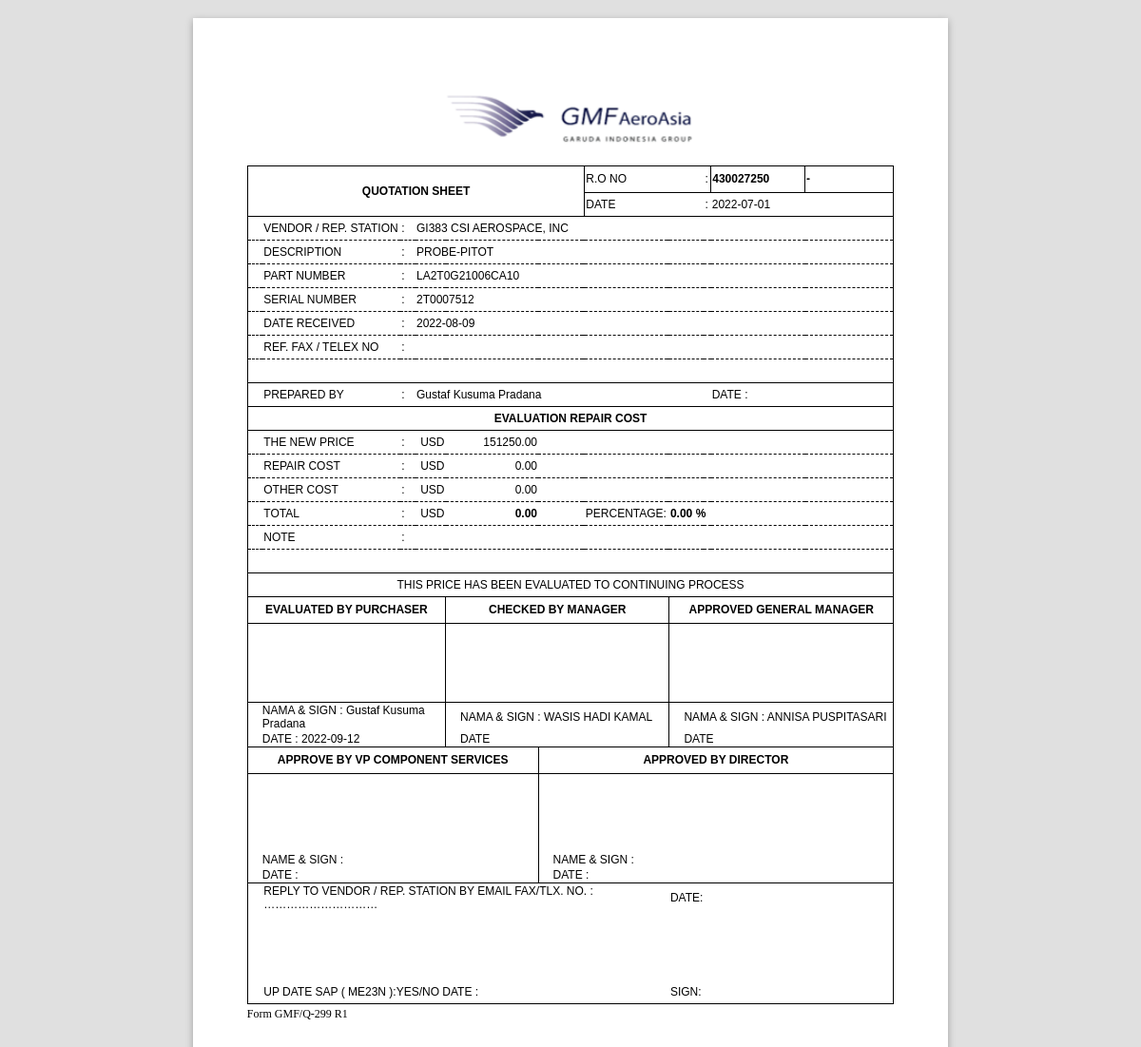
/pages/forms/ca_sheet.php?id=24, run on an earlier commit of the app's database.
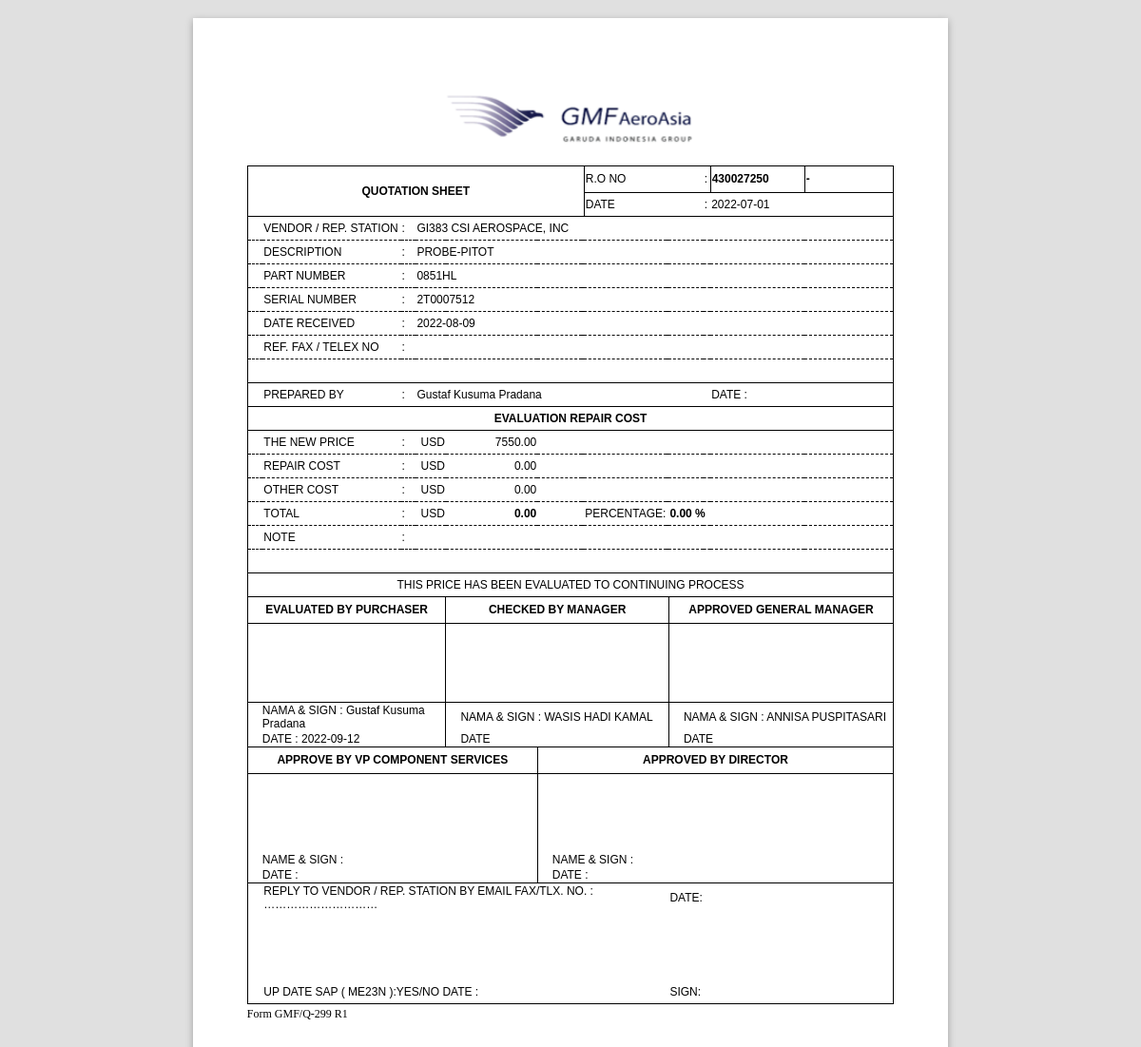
And on a later commit of the database.
### tables this page shows
CREATE TABLE `master_order` (
  `id_order` int(100) NOT NULL,
  `entry_date` date DEFAULT NULL,
  `req_scheme` varchar(10) DEFAULT NULL,
  `tracking_no` varchar(10) DEFAULT NULL,
  `po_number` varchar(10) DEFAULT NULL,
  `part_number` varchar(50) NOT NULL,
  `description` varchar(100) DEFAULT NULL,
  `pr` varchar(10) DEFAULT NULL,
  `aircraft` varchar(6) DEFAULT NULL,
  `note` text DEFAULT NULL,
  `vendor` varchar(50) DEFAULT NULL,
  `repair_tat` varchar(100) DEFAULT NULL,
  `po_date` date DEFAULT NULL,
  `awb_in` varchar(15) DEFAULT '',
  `awb_date` date DEFAULT NULL,
  `eta` date DEFAULT NULL,
  `gr_date` date DEFAULT NULL,
  `serial_number` varchar(30) DEFAULT NULL,
  `serv_batch` char(10) DEFAULT NULL,
  `date_store` date DEFAULT NULL,
  `pn_out` varchar(30) DEFAULT NULL,
  `sn_out` varchar(30) DEFAULT NULL,
  `core_batch` char(10) DEFAULT NULL,
  `shipment_order_date` date DEFAULT NULL,
  `awb_out` varchar(15) DEFAULT NULL,
  `awb_out_date` date DEFAULT NULL,
  `core_cond` varchar(13) DEFAULT NULL,
  `serv_status` varchar(20) NOT NULL DEFAULT 'Waiting AWB',
  `created_by` varchar(50) DEFAULT NULL,
  `ca_date` date DEFAULT NULL,
  `invoice` varchar(20) DEFAULT NULL,
  `repair_cost` decimal(10,2) NOT NULL DEFAULT 0.00,
  `other_cost` decimal(10,2) NOT NULL DEFAULT 0.00,
  `total_cost` decimal(10,2) NOT NULL DEFAULT 0.00
);

CREATE TABLE `pn_database` (
  `part_number` varchar(50) NOT NULL,
  `desc` varchar(100) DEFAULT NULL,
  `ata` varchar(2) DEFAULT NULL,
  `pn_newprice` decimal(10,2) NOT NULL DEFAULT 0.00
);

### pages/forms/ca_sheet.php (the view, shortened to what this page needs)
<?php
  include('../../conf/conn.php');
  $id = $_GET['id'];
  $datas = mysqli_query($koneksi, "SELECT * FROM master_order WHERE id_order='$id'") or die(mysqli_error($koneksi));
  $row_view = mysqli_fetch_assoc($datas)
?>
<!DOCTYPE html>
<html lang="en">
<head>
    <link rel="stylesheet" href="../../plugins/paper.css">
</head>
<body class="A4">
<section class="sheet padding-15mm">
    <img class="logo_gmf" src="../../dist/img/gmfaeroasia.PNG"></img>
    <table class="table1" width="100%">
        <tr>
            <td class="table1" rowspan="2" colspan="7" style="text-align: center; "><b>QUOTATION SHEET</b></td>
            <td colspan="3" style="width:100px ;">R.O NO</td>
            <td style="width:5px ;">:</td>
            <td class="table1" style="width:100px ; text-align:left;"><b><?php echo $row_view['po_number']; ?></b></td>
            <td class="table1" style="width:100px ; text-align:left;"><b><?php echo $row_view['tracking_no']; ?></b></td>
        </tr>
        <tr class="table1" >
            <td colspan="3">DATE</td>
            <td>:</td>
            <td colspan="2"><?php echo $row_view['entry_date']; ?></td>
        </tr>
        <tr class="table_dashed">
            <td style="width: 15px;"></td>
            <td style="width: 150px;">VENDOR / REP. STATION</td>
            <td style="width: 15px;">:</td>
            <td colspan="5"><?php echo $row_view['vendor']; ?></td>
            <td colspan="5"></td>
        </tr>
        <tr class="table_dashed">
            <td></td>
            <td>DESCRIPTION</td>
            <td>:</td>
            <td colspan="7"><?php echo $row_view['description']; ?></td>
            <td colspan="3"></td>
        </tr>
        <tr class="table_dashed">
            <td></td>
            <td>PART NUMBER</td>
            <td>:</td>
            <td colspan="7"><?php echo $row_view['pn_out']; ?></td>
            <td colspan="3"></td>
        </tr>
        <tr class="table_dashed">
            <td></td>
            <td>SERIAL NUMBER</td>
            <td>:</td>
            <td colspan="7"><?php echo $row_view['sn_out']; ?></td>
            <td colspan="3"></td>
        </tr>
        <tr class="table_dashed">
            <td></td>
            <td>DATE RECEIVED</td>
            <td>:</td>
            <td colspan="7"><?php echo $row_view['awb_out_date']; ?></td>
            <td colspan="3"></td>
        </tr>
        <tr class="table_dashed">
            <td></td>
            <td>REF. FAX / TELEX NO</td>
            <td>:</td>
            <td colspan="7"><?php echo $row_view['invoice']; ?></td>
            <td colspan="3"></td>
        </tr>
        <tr class="table_dashed">
            <td></td>
            <td></td>
            <td></td>
            <td colspan="7"></td>
            <td colspan="3"></td>
        </tr>
        <tr class="table1">
            <td></td>
            <td>PREPARED BY</td>
            <td>:</td>
            <td colspan="4"><?php echo $row_view['created_by']; ?></td>
            <td colspan="4"></td>
            <td>DATE :</td>
            <td><?php echo $row_view['ca_date']; ?></td>
        </tr>
        <tr class="table1">
            <td colspan="13" style="text-align:center;"><b>EVALUATION REPAIR COST</b></td>
        </tr>
        <?php
        $pn_out_database = $row_view['pn_out'];
        $datas2 = mysqli_query($koneksi, "SELECT * FROM pn_database WHERE part_number='$pn_out_database'") or die(mysqli_error($koneksi));
        $row_view2 = mysqli_fetch_assoc($datas2)
        ?>
        <tr class="table_dashed">
            <td></td>
            <td>THE NEW PRICE</td>
            <td>:</td>
            <td style="width:30px ; text-align:right;">USD</td>
            <td style="text-align:right; width:100px;"><?php echo $row_view2['pn_newprice']; ?></td>
            <td style="width:50px ;"></td>
            <td colspan="6"></td>
        </tr>
        <tr class="table_dashed">
            <td></td>
            <td>REPAIR COST</td>
            <td>:</td>
            <td style="width:25px ; text-align:right;">USD</td>
            <td style="text-align:right; width:100px;"><?php echo $row_view['repair_cost']; ?></td>
            <td style="width:50px ;"></td>
            <td colspan="6"></td>
        </tr>
        <tr class="table_dashed">
            <td></td>
            <td>OTHER COST</td>
            <td>:</td>
            <td style="width:25px ; text-align:right;">USD</td>
            <td style="text-align:right; width:100px;"><?php echo $row_view['other_cost']; ?></td>
            <td style="width:50px ;"></td>
            <td colspan="6"></td>
        </tr>
        <tr class="table_dashed">
            <td></td>
            <td>TOTAL</td>
            <td>:</td>
            <td style="width:25px ; text-align:right;">USD</td>
            <td style="text-align:right; width:100px;"><b><?php echo $row_view['total_cost']; ?></b></td>
            <td style="width:50px ;"></td>
            <td></td>
            <td>PERCENTAGE:</td>
            <td></td>
            <td colspan="4"><b>
            <?php
            $percentage = $row_view['total_cost'];
            $totalWidth = $row_view2['pn_newprice'];
            $new_width = ($percentage / $totalWidth) * 100;
            echo number_format((float)$new_width, 2, '.', ''); ?> %
            </b></td>
        </tr>
        <tr class="table_dashed">
            <td></td>
            <td>NOTE</td>
            <td>:</td>
            <td style="width:25px ; text-align:right;"></td>
            <td style="text-align:right; width:100px;"></td>
            <td style="width:50px ;"></td>
            <td colspan="6"></td>
        </tr>
        <tr class="table_dashed">
            <td></td>
            <td></td>
            <td></td>
            <td style="width:25px ; text-align:right;"></td>
            <td style="text-align:right; width:100px;"></td>
            <td style="width:50px ;"></td>
            <td colspan="6"></td>
        </tr>
        <tr class="table1">
            <td colspan="13" style="text-align:center;">THIS PRICE HAS BEEN EVALUATED TO CONTINUING PROCESS</td>
        </tr>
        <tr>
            <td class="table1" colspan="4" style="text-align: center;"><b>EVALUATED BY PURCHASER</b></td>
            <td class="table1" colspan="5" style="text-align: center;"><b>CHECKED BY MANAGER</b></td>
            <td class="table1" colspan="4" style="text-align: center;"><b>APPROVED GENERAL MANAGER</b></td>
        </tr>
        <tr>
            <td class="table1" colspan="4" style="text-align: center; height:80px;"></td>
            <td class="table1" colspan="5" style="text-align: center; height:80px;"></td>
            <td class="table1" colspan="4" style="text-align: center; height:80px;"></td>
        </tr>
        <tr>
            <td colspan="4" style="text-align: left; border-right: 1px solid black; padding-left: 15px;">NAMA & SIGN  : <?php echo $row_view['created_by']; ?></td>
            <td colspan="5" style="text-align: left; padding-left: 15px;">NAMA & SIGN  : WASIS HADI KAMAL</td>
            <td colspan="4" style="text-align: left; padding-left: 15px; border-left: 1px solid black;">NAMA & SIGN  : ANNISA PUSPITASARI</td>
        </tr>
        <tr>
            <td colspan="4" style="text-align: left; padding-left: 15px; border-right: 1px solid black;">DATE : <?php echo date('Y-m-d'); ?></td>
            <td colspan="5" style="text-align: left; padding-left: 15px;">DATE</td>
            <td colspan="4" style="text-align: left; padding-left: 15px;border-left: 1px solid black;">DATE</td>
        </tr>
        <tr>
            <td colspan="5" class="table1" style="text-align: center;"><b>APPROVE BY VP COMPONENT SERVICES</b></td>
            <td colspan="8" class="table1" style="text-align: center;"><b>APPROVED BY DIRECTOR</b></td>
        </tr>
        <tr>
            <td colspan="5" style="text-align: center; border-right: 1px solid black; height:80px;"></td>
            <td colspan="8" style="text-align: center;"></td>
        </tr>
        <tr>
            <td colspan="5" style="text-align: left; border-right: 1px solid black; padding-left: 15px;">NAME & SIGN : </td>
            <td colspan="8" style="text-align: left; border-right: 1px solid black; padding-left: 15px;">NAME & SIGN : </td>
        </tr>
        <tr>
            <td colspan="5" style="text-align: left; border-right: 1px solid black; padding-left: 15px;">DATE : </td>
            <td colspan="8" style="text-align: left; padding-left: 15px;">DATE : </td>
        </tr>
        <tr style="height:25px; border-top:1px solid black;">
            <td></td>
            <td colspan="8">REPLY TO VENDOR / REP. STATION BY EMAIL FAX/TLX. NO. : …………………………</td>
            <td>DATE:</td>
        </tr>
        <tr style="height:25px;">
            <td style="height: 70px;"></td>
            <td colspan="8"></td>
            <td></td>
        </tr>
        <tr style="height:25px;">
            <td></td>
            <td colspan="8">UP DATE  SAP ( ME23N ):YES/NO  DATE :</td>
            <td>SIGN:</td>
        </tr>
    </table>
    <a style="font-size: 12px;">Form GMF/Q-299 R1</a>
</section>
</body>
</html>

### pages/forms/ca_sheet.php (style rules this page uses)
.table1 { border: 1px solid black; border-collapse: collapse; font-size: 12px; height: 25px; font-family: 'Gill Sans', 'Gill Sans MT', Calibri, 'Trebuchet MS', sans-serif; }
.table_dashed { border: 1px dashed black; border-collapse: collapse; font-size: 12px; height: 25px; font-family: 'Gill Sans', 'Gill Sans MT', Calibri, 'Trebuchet MS', sans-serif; }
.logo_gmf { display: block; margin-left: auto; margin-right: auto; width: 40%; padding: 20px; }

What changed in the data, as far as the page shows it:
no longer on this page (row unchanged): pn_database: pn_newprice "151250.00"
changed master_order "GI383 CSI AEROSPACE, INC": pn_out "LA2T0G21006CA10" → "0851HL"
now on this page (row unchanged): pn_database: pn_newprice "7550.00"
